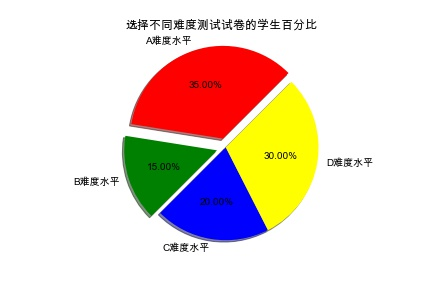
#> input picture plot_img_processing/t.jpg, 432 x 288 px
$ jupyter execute --allow-errors '图片处理_ops.ipynb'   (shell and % lines are left out)   (older library calls are emulated)
#> lines starting #> are read from the running program, lines starting #| are printed output that depends on the picture
# PIL pillow
不能很好的支持Python3.x！！！
由于PIL仅支持到Python 2.7，加上年久失修，于是一群志愿者在PIL的基础上创建了兼容的版本，名字叫Pillow，支持最新Python 3.x，又加入了许多新特性，因此，我们可以直接安装使用Pillow。[Pillow_GitHub](https://github.com/python-pillow/Pillow)

如果安装了Anaconda，Pillow就已经可用了。否则，需要在命令行下通过pip安装：

[cell 1]
# pip install pillow

[cell 2]
from PIL import Image

[cell 3]
#load图片
im = Image.open("t.jpg")
#> im is the input picture: PIL image 432x288 RGB; mean R, G, B 231.6, 216.6, 207
im.show()

[cell 4]
im.format, im.size, im.mode
#> Out = ('JPEG', (432, 288), 'RGB')

[cell 5]
#逆时针旋转45度显示
im.rotate(45).show()
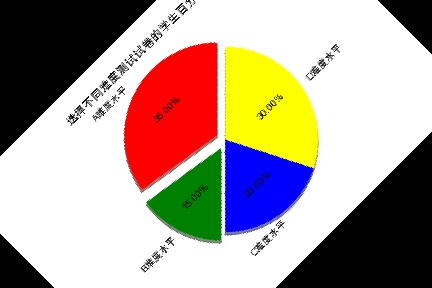
#> shown: PIL image 432x288 RGB; mean R, G, B 175.4, 160.5, 150.8

[cell 6]
#Create thumbnail
from PIL import Image
import glob, os
size = 128, 128
for infile in glob.glob("*.jpg"):
    file, ext = os.path.splitext(infile)
    im = Image.open(infile)
    im.thumbnail(size, Image.ANTIALIAS)
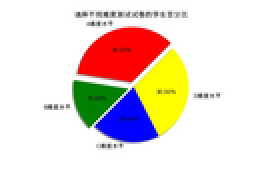
#> im: PIL image 128x85 RGB (shown 2 times larger); mean R, G, B 231.4, 216.5, 206.8
    im.save(file + ".thumbnail.jpg", "JPEG")

## 创建一张纯色图片

[cell 7]
im = Image.new('RGB',(100,100),'red')
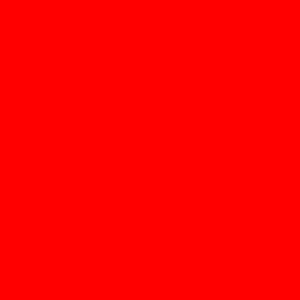
#> im: PIL image 100x100 RGB (shown 3 times larger); mean R, G, B 255, 0, 0
# im = Image.new('RGB',(100,100),0)#black

[cell 8]
im.save('a.jpg')

# OPENCV  CV2

https://www.cnblogs.com/shizhengwen/p/8719062.html

[cell 9]
# !pip install -U opencv-python

[cell 10]
import cv2

[cell 11]
img=cv2.imread('imgs/1.png')
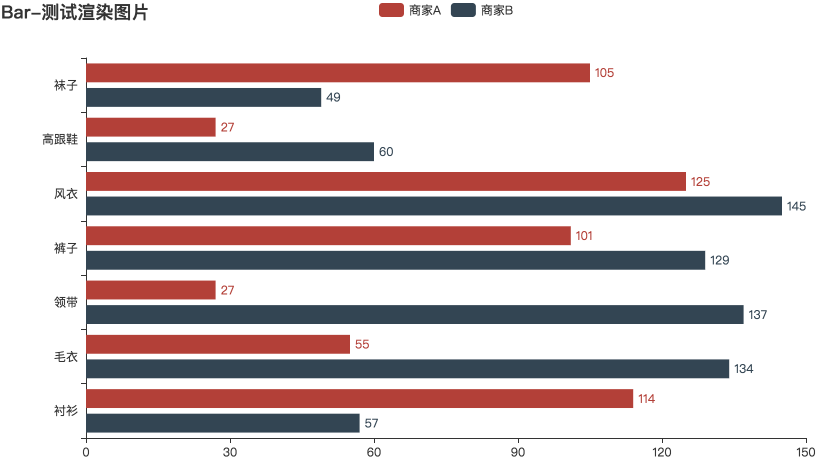
#> input picture plot_img_processing/imgs/1.png, 1638 x 920 px (shown at 1/2 size)
#> img is the input picture: shape (920, 1638, 3); mean B, G, R 196.6, 195.3, 207.7
